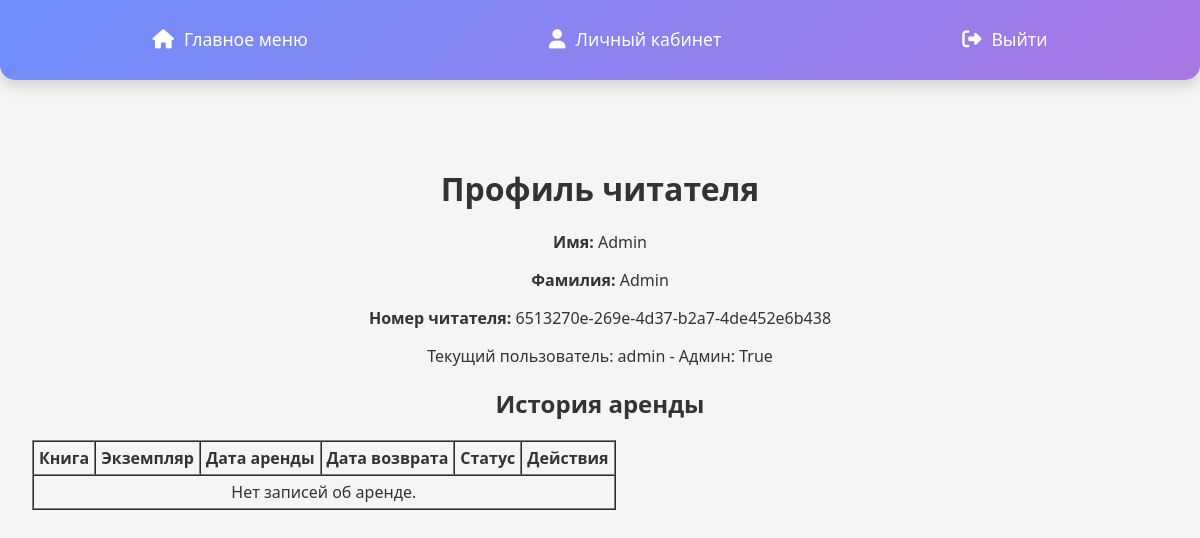
Page /reader/1/ (signed in) on the earlier database version.
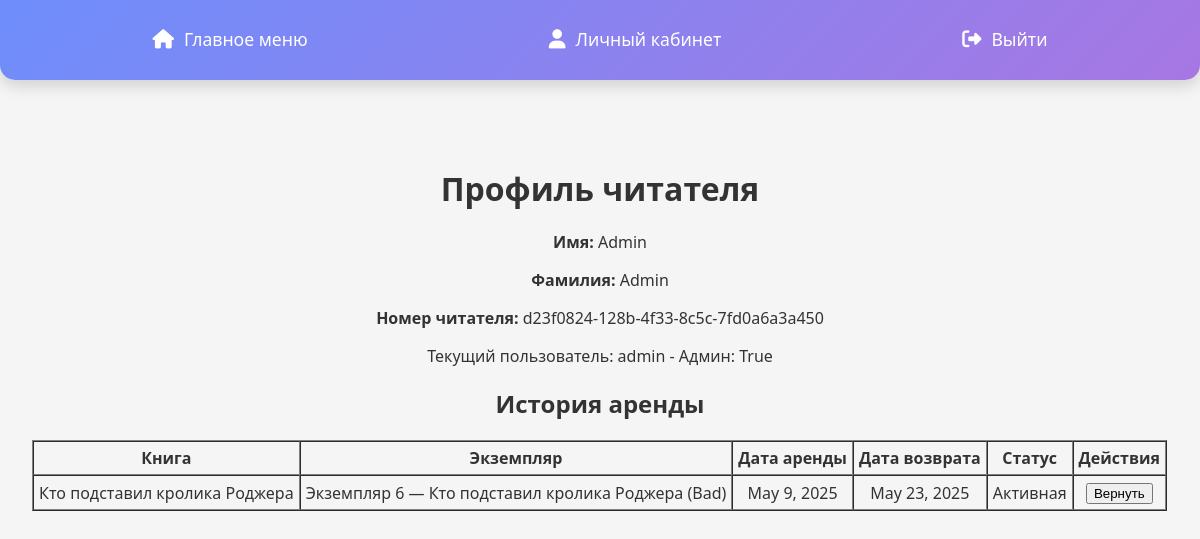
Same page on the later database version.
### main/models.py (models this page shows, shortened)
class Reader(models.Model):
    name = models.CharField(max_length=50)
    surname = models.CharField(max_length=50)
    date_of_birth = models.DateField()
    date_of_registration = models.DateField(default=timezone.now)
    email = models.EmailField(unique=True)
    number = models.CharField(max_length=15)
    is_admin = models.BooleanField(default=False)
    reader_number = models.CharField(max_length=12, unique=True, default=uuid.uuid4, editable=False)

### books/models.py (models this page shows, shortened)
class Issuance(models.Model):
    STATUS_CHOICES = [
        ('active', 'Активный'),
        ('overdue', 'Просрочено'),
        ('returned', 'Вернута'),
    ]
    reader = models.ForeignKey('main.Reader', on_delete=models.CASCADE, related_name='issuances')
    exampler = models.ForeignKey('books.Exampler', on_delete=models.CASCADE, related_name='issuances')
    issuance_date = models.DateTimeField(default=timezone.now)  # Используем DateTimeField
    return_date = models.DateTimeField(blank=True, null=True)  # Используем DateTimeField
    rating = models.DecimalField(max_digits=2, decimal_places=1, null=True, blank=True)
    status = models.CharField(max_length=10, choices=STATUS_CHOICES, default='active')

class Exampler(models.Model):
    inventory_number = models.IntegerField(unique=True, blank=True, null=True)
    book = models.ForeignKey(Book, on_delete=models.CASCADE, related_name='exemplars')
    condition = models.CharField(max_length=100)
    def __str__(self):
        return f"Экземпляр {self.inventory_number} — {self.book.title} ({self.condition})"

class Book(models.Model):
    isbn = models.CharField(max_length=13, unique=True)
    title = models.CharField(max_length=255)
    description = models.TextField(blank=True, null=True)
    rating = models.DecimalField(max_digits=3, decimal_places=1, null=True, blank=True)
    date_of_publish = models.DateField(null=True, blank=True)
    authors = models.ManyToManyField(Author, related_name="books")
    genres = models.ManyToManyField(Genre, related_name="books")

### main/views.py (the view)
# urls.py: path('reader/<int:reader_id>/', reader_profile, name='reader_profile'),
@login_required
def reader_profile(request, reader_id):
    reader = get_object_or_404(Reader, id=reader_id)
    issuances = Issuance.objects.filter(reader=reader)
    today = timezone.now().date()  # Получаем текущую дату
    return render(request, 'reader_profile.html', {
        'reader': reader,
        'issuances': issuances,
        'today': today,  # Передаем текущую дату в шаблон
    })

### main/templates/reader_profile.html (shortened to what this page needs)
{% extends 'main/layout.html' %}
{% block content %}
<h1>Профиль читателя</h1>
<p><strong>Имя:</strong> {{ reader.name }}</p>
<p><strong>Фамилия:</strong> {{ reader.surname }}</p>
<p><strong>Номер читателя:</strong> {{ reader.reader_number }}</p>
<p>Текущий пользователь: {{ request.user.username }} - Админ: {{ request.user.is_superuser }}</p>
<h2>История аренды</h2>
<table border="1" cellpadding="5" cellspacing="0">
    <thead>
        <tr>
            <th>Книга</th>
            <th>Экземпляр</th>
            <th>Дата аренды</th>
            <th>Дата возврата</th>
            <th>Статус</th>
            {% if request.user.is_superuser %}
                <th>Действия</th>
            {% endif %}
        </tr>
    </thead>
    <tbody>
        {% for issuance in issuances %}
            <tr>
                <td>{{ issuance.exampler.book.title }}</td>
                <td>{{ issuance.exampler }}</td>
                <td>{{ issuance.issuance_date|date:"F j, Y" }}</td>
                <td>
                    {% if issuance.return_date %}
                        {{ issuance.return_date|date:"F j, Y" }}
                    {% else %}
                        —
                    {% endif %}
                </td>
                <td>
                    {% if issuance.status == 'returned' %}
                        Возвращена
                    {% elif issuance.status == 'active' %}
                        Активная
                    {% elif issuance.status == 'overdue' %}
                        Просрочена
                    {% endif %}
                </td>
                {% if request.user.is_superuser %}
                    <td>
                        {% if not issuance.status == 'returned' %}
                            <form method="post" action="{% url 'return_book' issuance.id %}">
                                <button type="submit">Вернуть</button>
                            </form>
                        {% endif %}
                    </td>
                {% endif %}
            </tr>
        {% empty %}
            <tr>
                <td colspan="6">Нет записей об аренде.</td>
            </tr>
        {% endfor %}
    </tbody>
</table>
{% endblock %}

Differences in the rows shown:
computed for Reader "Admin": reader_number "6513270e-269e-4d37-b2a7-4de452e6b438" → "d23f0824-128b-4f33-8c5c-7fd0a6a3a450"
added Issuance: exampler.book "Кто подставил кролика Роджера", exampler "Экземпляр 6 — Кто подставил кролика Роджера (Bad)", issuance_date "May 9, 2025", return_date "May 23, 2025", status "Активная"
Other differences:
text no longer shown: "Нет записей об аренде."
